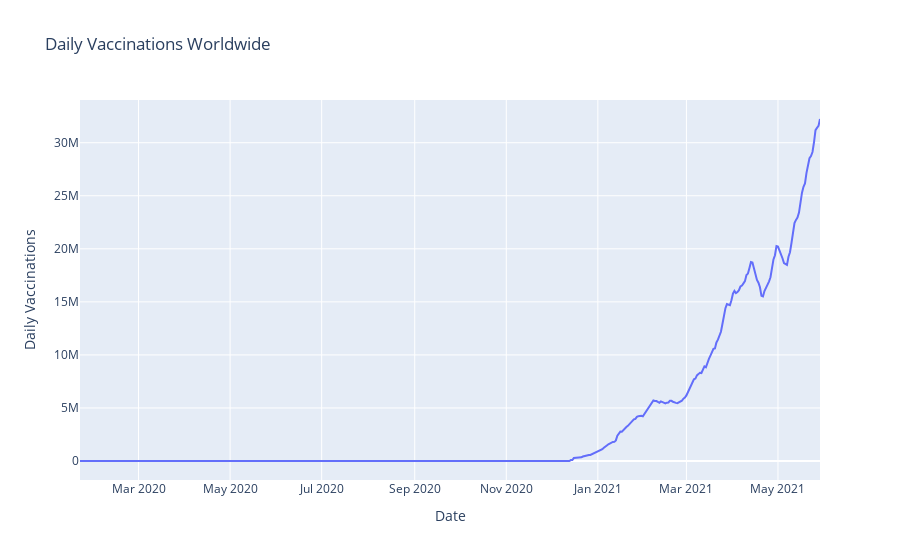

Source (notebook cell):
### Code cell
w_vaccinations = covid_df.groupby('date')['daily_vaccinations'].sum().reset_index()

# Строим линейный график с помощью Plotly
fig = px.line(w_vaccinations, x='date', y='daily_vaccinations',
              title='Daily Vaccinations Worldwide',
              labels={'daily_vaccinations': 'Daily Vaccinations', 'date': 'Date'})

# Отображаем график
fig.show()

### Figure 1 — Plotly figure (JSON) as saved in the notebook; plotly's stock layout.template omitted (floating-point values rounded to 4 significant figures; data arrays with more than 128 entries replaced by an {"elided": "..."} marker saying what was removed)
{"data": [{"hovertemplate": "Date=%{x}<br>Daily Vaccinations=%{y}<extra></extra>", "legendgroup": "", "line": {"color": "#636efa", "dash": "solid"}, "marker": {"symbol": "circle"}, "mode": "lines", "name": "", "orientation": "v", "showlegend": false, "type": "scatter", "x": {"elided": "494 str values"}, "xaxis": "x", "y": {"elided": "494 int values"}, "yaxis": "y"}], "layout": {"legend": {"tracegroupgap": 0}, "title": {"text": "Daily Vaccinations Worldwide"}, "xaxis": {"anchor": "y", "domain": [0, 1], "title": {"text": "Date"}}, "yaxis": {"anchor": "x", "domain": [0, 1], "title": {"text": "Daily Vaccinations"}}}}
